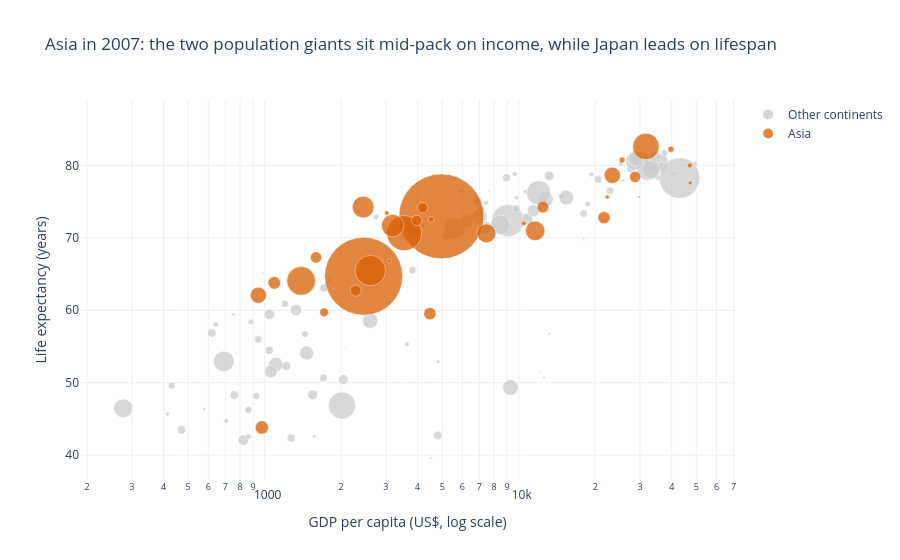

Here is the notebook cell this chart was saved with:
### Markdown cell above
## Task 2 — Bubble chart: tell a story

**What to build:** A bubble chart (full 2007 dataset, all countries) where:
- x = GDP per capita (log scale)
- y = life expectancy
- size = population
- colour = ONE continent highlighted (your choice), all others grey
- At least one annotation explaining the highlighted group's story

> This is the grey-and-highlight technique applied to a bubble chart.

### Code cell
# Task 2 — Bubble chart, 2007, Asia highlighted, others grey
d07 = df.loc[df['year'] == 2007].copy()
highlight = 'Asia'
d07['group'] = d07['continent'].where(d07['continent'] == highlight, 'Other continents')

fig2 = px.scatter(
    d07,
    x='gdpPercap',
    y='lifeExp',
    size='pop',
    size_max=60,
    color='group',
    hover_name='country',
    log_x=True,
    color_discrete_map={highlight: '#d95f02', 'Other continents': '#cccccc'},
    category_orders={'group': ['Other continents', highlight]},  # draw grey first, highlight on top
    labels={'gdpPercap': 'GDP per capita (US$, log scale)',
            'lifeExp': 'Life expectancy (years)',
            'group': ''},
    title='Asia in 2007: the two population giants sit mid-pack on income, while Japan leads on lifespan',
)

fig2.update_traces(marker=dict(opacity=0.75, line=dict(width=0.5, color='white')))

def label(country, text, ax=40, ay=-40):
    r = d07.loc[d07['country'] == country].iloc[0]
    fig2.add_annotation(x=r['gdpPercap'], y=r['lifeExp'], xref='x', yref='y',
                        text=text, showarrow=True, arrowhead=2,
                        ax=ax, ay=ay, font=dict(size=11, color='#7f3b08'))

label('China', 'China: 1.3bn people,<br>mid income, ~73 yrs', ax=-20, ay=60)
label('India', 'India: 1.1bn people,<br>lower income, ~64 yrs', ax=40, ay=60)
label('Japan', 'Japan: highest life<br>expectancy (~82 yrs)', ax=-40, ay=-30)

fig2.update_layout(template='plotly_white', legend_title_text='')
show_chart(fig2, "task2_bubble_2007")

### Figure 1 — Plotly figure (JSON) as saved in the notebook; plotly's stock layout.template omitted (floating-point values rounded to 4 significant figures)
{"data": [{"hovertemplate": "<b>%{hovertext}</b><br><br>=Other continents<br>GDP per capita (US$, log scale)=%{x}<br>Life expectancy (years)=%{y}<br>pop=%{marker.size}<extra></extra>", "hovertext": ["Albania", "Algeria", "Angola", "Argentina", "Australia", "Austria", "Belgium", "Benin", "Bolivia", "Bosnia and Herzegovina", "Botswana", "Brazil", "Bulgaria", "Burkina Faso", "Burundi", "Cameroon", "Canada", "Central African Republic", "Chad", "Chile", "Colombia", "Comoros", "Congo, Dem. Rep.", "Congo, Rep.", "Costa Rica", "Cote d'Ivoire", "Croatia", "Cuba", "Czech Republic", "Denmark", "Djibouti", "Dominican Republic", "Ecuador", "Egypt", "El Salvador", "Equatorial Guinea", "Eritrea", "Ethiopia", "Finland", "France", "Gabon", "Gambia", "Germany", "Ghana", "Greece", "Guatemala", "Guinea", "Guinea-Bissau", "Haiti", "Honduras", "Hungary", "Iceland", "Ireland", "Italy", "Jamaica", "Kenya", "Lesotho", "Liberia", "Libya", "Madagascar", "Malawi", "Mali", "Mauritania", "Mauritius", "Mexico", "Montenegro", "Morocco", "Mozambique", "Namibia", "Netherlands", "New Zealand", "Nicaragua", "Niger", "Nigeria", "Norway", "Panama", "Paraguay", "Peru", "Poland", "Portugal", "Puerto Rico", "Reunion", "Romania", "Rwanda", "Sao Tome and Principe", "Senegal", "Serbia", "Sierra Leone", "Slovak Republic", "Slovenia", "Somalia", "South Africa", "Spain", "Sudan", "Swaziland", "Sweden", "Switzerland", "Tanzania", "Togo", "Trinidad and Tobago", "Tunisia", "Turkey", "Uganda", "United Kingdom", "United States", "Uruguay", "Venezuela", "Zambia", "Zimbabwe"], "legendgroup": "Other continents", "marker": {"color": "#cccccc", "line": {"color": "white", "width": 0.5}, "opacity": 0.75, "size": [3600523, 33333216, 12420476, 40301927, 20434176, 8199783, 10392226, 8078314, 9119152, 4552198, 1639131, 190010647, 7322858, 14326203, 8390505, 17696293, 33390141, 4369038, 10238807, 16284741, 44227550, 710960, 64606759, 3800610, 4133884, 18013409, 4493312, 11416987, 10228744, 5468120, 496374, 9319622, 13755680, 80264543, 6939688, 551201, 4906585, 76511887, 5238460, 61083916, 1454867, 1688359, 82400996, 22873338, 10706290, 12572928, 9947814, 1472041, 8502814, 7483763, 9956108, 301931, 4109086, 58147733, 2780132, 35610177, 2012649, 3193942, 6036914, 19167654, 13327079, 12031795, 3270065, 1250882, 108700891, 684736, 33757175, 19951656, 2055080, 16570613, 4115771, 5675356, 12894865, 135031164, 4627926, 3242173, 6667147, 28674757, 38518241, 10642836, 3942491, 798094, 22276056, 8860588, 199579, 12267493, 10150265, 6144562, 5447502, 2009245, 9118773, 43997828, 40448191, 42292929, 1133066, 9031088, 7554661, 38139640, 5701579, 1056608, 10276158, 71158647, 29170398, 60776238, 301139947, 3447496, 26084662, 11746035, 12311143], "sizemode": "area", "sizeref": 366300.0, "symbol": "circle"}, "mode": "markers", "name": "Other continents", "orientation": "v", "showlegend": true, "type": "scatter", "x": [5937.0, 6223.0, 4797.0, 12780.0, 34440.0, 36130.0, 33690.0, 1441.0, 3822.0, 7446.0, 12570.0, 9066.0, 10680.0, 1217.0, 430.1, 2042.0, 36320.0, 706.0, 1704.0, 13170.0, 7007.0, 986.1, 277.6, 3633.0, 9645.0, 1545.0, 14620.0, 8948.0, 22830.0, 35280.0, 2082.0, 6025.0, 6873.0, 5581.0, 5728.0, 12150.0, 641.4, 690.8, 33210.0, 30470.0, 13210.0, 752.7, 32170.0, 1328.0, 27540.0, 5186.0, 942.7, 579.2, 1202.0, 3548.0, 18010.0, 36180.0, 40680.0, 28570.0, 7321.0, 1463.0, 1569.0, 414.5, 12060.0, 1045.0, 759.3, 1043.0, 1803.0, 10960.0, 11980.0, 9254.0, 3820.0, 823.7, 4811.0, 36800.0, 25190.0, 2749.0, 619.7, 2014.0, 49360.0, 9809.0, 4173.0, 7409.0, 15390.0, 20510.0, 19330.0, 7670.0, 10810.0, 863.1, 1598.0, 1712.0, 9787.0, 862.5, 18680.0, 25770.0, 926.1, 9270.0, 28820.0, 2602.0, 4513.0, 33860.0, 37510.0, 1107.0, 883.0, 18010.0, 7093.0, 8458.0, 1056.0, 33200.0, 42950.0, 10610.0, 11420.0, 1271.0, 469.7], "xaxis": "x", "y": [76.42, 72.3, 42.73, 75.32, 81.23, 79.83, 79.44, 56.73, 65.55, 74.85, 50.73, 72.39, 73.0, 52.3, 49.58, 50.43, 80.65, 44.74, 50.65, 78.55, 72.89, 65.15, 46.46, 55.32, 78.78, 48.33, 75.75, 78.27, 76.49, 78.33, 54.79, 72.23, 74.99, 71.34, 71.88, 51.58, 58.04, 52.95, 79.31, 80.66, 56.73, 59.45, 79.41, 60.02, 79.48, 70.26, 56.01, 46.39, 60.92, 70.2, 73.34, 81.76, 78.89, 80.55, 72.57, 54.11, 42.59, 45.68, 73.95, 59.44, 48.3, 54.47, 64.16, 72.8, 76.19, 74.54, 71.16, 42.08, 52.91, 79.76, 80.2, 72.9, 56.87, 46.86, 80.2, 75.54, 71.75, 71.42, 75.56, 78.1, 78.75, 76.44, 72.48, 46.24, 65.53, 63.06, 74.0, 42.57, 74.66, 77.93, 48.16, 49.34, 80.94, 58.56, 39.61, 80.88, 81.7, 52.52, 58.42, 69.82, 73.92, 71.78, 51.54, 79.42, 78.24, 76.38, 73.75, 42.38, 43.49], "yaxis": "y"}, {"hovertemplate": "<b>%{hovertext}</b><br><br>=Asia<br>GDP per capita (US$, log scale)=%{x}<br>Life expectancy (years)=%{y}<br>pop=%{marker.size}<extra></extra>", "hovertext": ["Afghanistan", "Bahrain", "Bangladesh", "Cambodia", "China", "Hong Kong, China", "India", "Indonesia", "Iran", "Iraq", "Israel", "Japan", "Jordan", "Korea, Dem. Rep.", "Korea, Rep.", "Kuwait", "Lebanon", "Malaysia", "Mongolia", "Myanmar", "Nepal", "Oman", "Pakistan", "Philippines", "Saudi Arabia", "Singapore", "Sri Lanka", "Syria", "Taiwan", "Thailand", "Vietnam", "West Bank and Gaza", "Yemen, Rep."], "legendgroup": "Asia", "marker": {"color": "#d95f02", "line": {"color": "white", "width": 0.5}, "opacity": 0.75, "size": [31889923, 708573, 150448339, 14131858, 1318683096, 6980412, 1110396331, 223547000, 69453570, 27499638, 6426679, 127467972, 6053193, 23301725, 49044790, 2505559, 3921278, 24821286, 2874127, 47761980, 28901790, 3204897, 169270617, 91077287, 27601038, 4553009, 20378239, 19314747, 23174294, 65068149, 85262356, 4018332, 22211743], "sizemode": "area", "sizeref": 366300.0, "symbol": "circle"}, "mode": "markers", "name": "Asia", "orientation": "v", "showlegend": true, "type": "scatter", "x": [974.6, 29800.0, 1391.0, 1714.0, 4959.0, 39720.0, 2452.0, 3541.0, 11610.0, 4471.0, 25520.0, 31660.0, 4519.0, 1593.0, 23350.0, 47310.0, 10460.0, 12450.0, 3096.0, 944.0, 1091.0, 22320.0, 2606.0, 3190.0, 21650.0, 47140.0, 3970.0, 4185.0, 28720.0, 7458.0, 2442.0, 3025.0, 2281.0], "xaxis": "x", "y": [43.83, 75.64, 64.06, 59.72, 72.96, 82.21, 64.7, 70.65, 70.96, 59.55, 80.75, 82.6, 72.53, 67.3, 78.62, 77.59, 71.99, 74.24, 66.8, 62.07, 63.78, 75.64, 65.48, 71.69, 72.78, 79.97, 72.4, 74.14, 78.4, 70.62, 74.25, 73.42, 62.7], "yaxis": "y"}], "layout": {"annotations": [{"arrowhead": 2, "ax": -20, "ay": 60, "font": {"color": "#7f3b08", "size": 11}, "showarrow": true, "text": "China: 1.3bn people,<br>mid income, ~73 yrs", "x": 4959.0, "xref": "x", "y": 72.96, "yref": "y"}, {"arrowhead": 2, "ax": 40, "ay": 60, "font": {"color": "#7f3b08", "size": 11}, "showarrow": true, "text": "India: 1.1bn people,<br>lower income, ~64 yrs", "x": 2452.0, "xref": "x", "y": 64.7, "yref": "y"}, {"arrowhead": 2, "ax": -40, "ay": -30, "font": {"color": "#7f3b08", "size": 11}, "showarrow": true, "text": "Japan: highest life<br>expectancy (~82 yrs)", "x": 31660.0, "xref": "x", "y": 82.6, "yref": "y"}], "legend": {"itemsizing": "constant", "title": {"text": ""}, "tracegroupgap": 0}, "title": {"text": "Asia in 2007: the two population giants sit mid-pack on income, while Japan leads on lifespan"}, "xaxis": {"anchor": "y", "domain": [0, 1], "title": {"text": "GDP per capita (US$, log scale)"}, "type": "log"}, "yaxis": {"anchor": "x", "domain": [0, 1], "title": {"text": "Life expectancy (years)"}}}}
